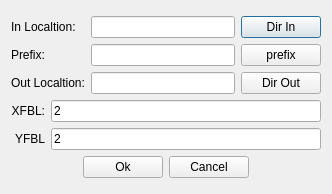
<?xml version="1.0" encoding="UTF-8"?>
<ui version="4.0">
 <class>DlgClassify</class>
 <widget class="QDialog" name="DlgClassify">
  <property name="geometry">
   <rect>
    <x>0</x>
    <y>0</y>
    <width>332</width>
    <height>194</height>
   </rect>
  </property>
  <property name="windowTitle">
   <string>DlgClassify</string>
  </property>
  <layout class="QGridLayout" name="gridLayout">
   <item row="0" column="0">
    <layout class="QVBoxLayout" name="verticalLayout_6">
     <item>
      <layout class="QHBoxLayout" name="horizontalLayout_3">
       <item>
        <layout class="QVBoxLayout" name="verticalLayout_5">
         <item>
          <widget class="QLabel" name="label_5">
           <property name="text">
            <string>In Localtion:</string>
           </property>
          </widget>
         </item>
         <item>
          <widget class="QLabel" name="label_3">
           <property name="text">
            <string>Prefix:</string>
           </property>
          </widget>
         </item>
         <item>
          <widget class="QLabel" name="label_6">
           <property name="text">
            <string>Out Localtion:</string>
           </property>
          </widget>
         </item>
        </layout>
       </item>
       <item>
        <layout class="QVBoxLayout" name="verticalLayout_4">
         <item>
          <widget class="QLineEdit" name="stxtDirIn"/>
         </item>
         <item>
          <widget class="QLineEdit" name="stxtPrefix"/>
         </item>
         <item>
          <widget class="QLineEdit" name="stxtDirOut"/>
         </item>
        </layout>
       </item>
       <item>
        <layout class="QVBoxLayout" name="verticalLayout_3">
         <item>
          <widget class="QPushButton" name="pbtnSelectDirIn">
           <property name="text">
            <string>Dir In</string>
           </property>
          </widget>
         </item>
         <item>
          <widget class="QPushButton" name="pbtnPrefix">
           <property name="text">
            <string>prefix</string>
           </property>
          </widget>
         </item>
         <item>
          <widget class="QPushButton" name="pbtnSelectDirOut">
           <property name="text">
            <string>Dir Out</string>
           </property>
          </widget>
         </item>
        </layout>
       </item>
      </layout>
     </item>
     <item>
      <layout class="QHBoxLayout" name="horizontalLayout">
       <item>
        <layout class="QVBoxLayout" name="verticalLayout">
         <item>
          <widget class="QLabel" name="label">
           <property name="text">
            <string>XFBL:</string>
           </property>
           <property name="alignment">
            <set>Qt::AlignRight|Qt::AlignTrailing|Qt::AlignVCenter</set>
           </property>
          </widget>
         </item>
         <item>
          <widget class="QLabel" name="label_2">
           <property name="text">
            <string>YFBL</string>
           </property>
           <property name="alignment">
            <set>Qt::AlignRight|Qt::AlignTrailing|Qt::AlignVCenter</set>
           </property>
          </widget>
         </item>
        </layout>
       </item>
       <item>
        <layout class="QVBoxLayout" name="verticalLayout_2">
         <item>
          <widget class="QLineEdit" name="stxtXFBL">
           <property name="text">
            <string>2</string>
           </property>
          </widget>
         </item>
         <item>
          <widget class="QLineEdit" name="stxtYFBL">
           <property name="text">
            <string>2</string>
           </property>
          </widget>
         </item>
        </layout>
       </item>
      </layout>
     </item>
     <item>
      <layout class="QHBoxLayout" name="horizontalLayout_5">
       <item>
        <spacer name="horizontalSpacer">
         <property name="orientation">
          <enum>Qt::Horizontal</enum>
         </property>
         <property name="sizeHint" stdset="0">
          <size>
           <width>40</width>
           <height>20</height>
          </size>
         </property>
        </spacer>
       </item>
       <item>
        <layout class="QHBoxLayout" name="horizontalLayout_2">
         <item>
          <widget class="QPushButton" name="pbtnOk">
           <property name="text">
            <string>Ok</string>
           </property>
          </widget>
         </item>
         <item>
          <widget class="QPushButton" name="PbtnCancel">
           <property name="text">
            <string>Cancel</string>
           </property>
          </widget>
         </item>
        </layout>
       </item>
       <item>
        <spacer name="horizontalSpacer_2">
         <property name="orientation">
          <enum>Qt::Horizontal</enum>
         </property>
         <property name="sizeHint" stdset="0">
          <size>
           <width>40</width>
           <height>20</height>
          </size>
         </property>
        </spacer>
       </item>
      </layout>
     </item>
    </layout>
   </item>
  </layout>
 </widget>
 <layoutdefault spacing="6" margin="11"/>
 <resources/>
 <connections/>
</ui>
